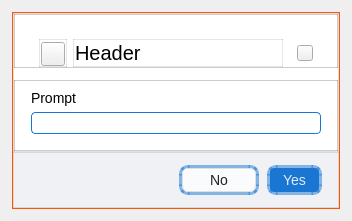
<?xml version="1.0" encoding="UTF-8"?>
<ui version="4.0">
 <class>InputDlgMac</class>
 <widget class="QDialog" name="InputDlgMac">
  <property name="geometry">
   <rect>
    <x>0</x>
    <y>0</y>
    <width>352</width>
    <height>231</height>
   </rect>
  </property>
  <property name="sizePolicy">
   <sizepolicy hsizetype="Fixed" vsizetype="Preferred">
    <horstretch>0</horstretch>
    <verstretch>0</verstretch>
   </sizepolicy>
  </property>
  <property name="focusPolicy">
   <enum>Qt::FocusPolicy::NoFocus</enum>
  </property>
  <property name="windowTitle">
   <string>Form</string>
  </property>
  <layout class="QVBoxLayout" name="verticalLayout_2">
   <property name="sizeConstraint">
    <enum>QLayout::SizeConstraint::SetFixedSize</enum>
   </property>
   <property name="leftMargin">
    <number>12</number>
   </property>
   <property name="topMargin">
    <number>12</number>
   </property>
   <property name="rightMargin">
    <number>12</number>
   </property>
   <property name="bottomMargin">
    <number>12</number>
   </property>
   <item>
    <widget class="QFrame" name="frame">
     <property name="minimumSize">
      <size>
       <width>328</width>
       <height>0</height>
      </size>
     </property>
     <property name="maximumSize">
      <size>
       <width>500</width>
       <height>16777215</height>
      </size>
     </property>
     <property name="styleSheet">
      <string notr="true">#frame {color: rgb(255, 85, 0);}</string>
     </property>
     <property name="frameShape">
      <enum>QFrame::Shape::Box</enum>
     </property>
     <property name="frameShadow">
      <enum>QFrame::Shadow::Plain</enum>
     </property>
     <layout class="QVBoxLayout" name="verticalLayout">
      <property name="spacing">
       <number>0</number>
      </property>
      <property name="leftMargin">
       <number>0</number>
      </property>
      <property name="topMargin">
       <number>0</number>
      </property>
      <property name="rightMargin">
       <number>0</number>
      </property>
      <property name="bottomMargin">
       <number>0</number>
      </property>
      <item>
       <widget class="QFrame" name="frameContent">
        <property name="styleSheet">
         <string notr="true">#frameContent {
background: #FFF;
border: 1px solid rgba(0,0,0,0.12);
}</string>
        </property>
        <property name="frameShape">
         <enum>QFrame::Shape::Box</enum>
        </property>
        <property name="frameShadow">
         <enum>QFrame::Shadow::Plain</enum>
        </property>
        <property name="class" stdset="0">
         <string notr="true">helper_frame</string>
        </property>
        <layout class="QVBoxLayout" name="verticalLayout_3">
         <property name="spacing">
          <number>12</number>
         </property>
         <property name="leftMargin">
          <number>0</number>
         </property>
         <property name="topMargin">
          <number>0</number>
         </property>
         <property name="rightMargin">
          <number>0</number>
         </property>
         <property name="bottomMargin">
          <number>0</number>
         </property>
         <item>
          <widget class="QFrame" name="frameHeader">
           <property name="sizePolicy">
            <sizepolicy hsizetype="Preferred" vsizetype="Maximum">
             <horstretch>0</horstretch>
             <verstretch>0</verstretch>
            </sizepolicy>
           </property>
           <property name="styleSheet">
            <string notr="true">#frameHeader {
border: 1px solid rgba(0,0,0,0.2);
}</string>
           </property>
           <property name="frameShape">
            <enum>QFrame::Shape::Box</enum>
           </property>
           <property name="frameShadow">
            <enum>QFrame::Shadow::Plain</enum>
           </property>
           <property name="class" stdset="0">
            <string notr="true">helper_frame</string>
           </property>
           <layout class="QHBoxLayout" name="horizontalLayout">
            <property name="leftMargin">
             <number>24</number>
            </property>
            <property name="topMargin">
             <number>24</number>
            </property>
            <property name="rightMargin">
             <number>24</number>
            </property>
            <property name="bottomMargin">
             <number>0</number>
            </property>
            <item>
             <widget class="QFrame" name="frameIconAligner">
              <property name="sizePolicy">
               <sizepolicy hsizetype="Maximum" vsizetype="Preferred">
                <horstretch>0</horstretch>
                <verstretch>0</verstretch>
               </sizepolicy>
              </property>
              <property name="styleSheet">
               <string notr="true">#frameIconAligner {
border: 1px solid rgba(0,0,0,0.1);
}</string>
              </property>
              <property name="frameShape">
               <enum>QFrame::Shape::Box</enum>
              </property>
              <property name="frameShadow">
               <enum>QFrame::Shadow::Plain</enum>
              </property>
              <property name="class" stdset="0">
               <string notr="true">helper_frame</string>
              </property>
              <layout class="QGridLayout" name="gridLayout">
               <property name="leftMargin">
                <number>1</number>
               </property>
               <property name="topMargin">
                <number>2</number>
               </property>
               <property name="rightMargin">
                <number>1</number>
               </property>
               <property name="bottomMargin">
                <number>0</number>
               </property>
               <item row="0" column="0">
                <widget class="QToolButton" name="btnIcon">
                 <property name="minimumSize">
                  <size>
                   <width>24</width>
                   <height>24</height>
                  </size>
                 </property>
                 <property name="maximumSize">
                  <size>
                   <width>24</width>
                   <height>24</height>
                  </size>
                 </property>
                 <property name="focusPolicy">
                  <enum>Qt::FocusPolicy::NoFocus</enum>
                 </property>
                 <property name="text">
                  <string/>
                 </property>
                 <property name="iconSize">
                  <size>
                   <width>23</width>
                   <height>23</height>
                  </size>
                 </property>
                </widget>
               </item>
              </layout>
             </widget>
            </item>
            <item>
             <widget class="QFrame" name="frameHeaderAligner">
              <property name="minimumSize">
               <size>
                <width>55</width>
                <height>0</height>
               </size>
              </property>
              <property name="styleSheet">
               <string notr="true">#frameHeaderAligner {
border: 1px solid rgba(0,0,0,0.1);
}</string>
              </property>
              <property name="frameShape">
               <enum>QFrame::Shape::Box</enum>
              </property>
              <property name="frameShadow">
               <enum>QFrame::Shadow::Plain</enum>
              </property>
              <property name="class" stdset="0">
               <string notr="true">helper_frame</string>
              </property>
              <layout class="QHBoxLayout" name="horizontalLayout_3">
               <property name="leftMargin">
                <number>1</number>
               </property>
               <property name="topMargin">
                <number>1</number>
               </property>
               <property name="rightMargin">
                <number>1</number>
               </property>
               <property name="bottomMargin">
                <number>1</number>
               </property>
               <item>
                <widget class="QLabel" name="lblHeader">
                 <property name="styleSheet">
                  <string notr="true">#lblHeader {
font-size: 20px;
}</string>
                 </property>
                 <property name="text">
                  <string>Header</string>
                 </property>
                 <property name="wordWrap">
                  <bool>true</bool>
                 </property>
                </widget>
               </item>
              </layout>
             </widget>
            </item>
            <item>
             <spacer name="horizontalSpacer">
              <property name="orientation">
               <enum>Qt::Orientation::Horizontal</enum>
              </property>
              <property name="sizeType">
               <enum>QSizePolicy::Policy::Fixed</enum>
              </property>
              <property name="sizeHint" stdset="0">
               <size>
                <width>8</width>
                <height>10</height>
               </size>
              </property>
             </spacer>
            </item>
            <item>
             <widget class="QToolButton" name="btnClose">
              <property name="minimumSize">
               <size>
                <width>16</width>
                <height>16</height>
               </size>
              </property>
              <property name="maximumSize">
               <size>
                <width>16</width>
                <height>16</height>
               </size>
              </property>
              <property name="cursor">
               <cursorShape>PointingHandCursor</cursorShape>
              </property>
              <property name="focusPolicy">
               <enum>Qt::FocusPolicy::NoFocus</enum>
              </property>
              <property name="text">
               <string/>
              </property>
              <property name="iconSize">
               <size>
                <width>12</width>
                <height>12</height>
               </size>
              </property>
             </widget>
            </item>
           </layout>
          </widget>
         </item>
         <item>
          <widget class="QFrame" name="frameText">
           <property name="styleSheet">
            <string notr="true">#frameText {
border: 1px solid rgba(0,0,0,0.2);
}</string>
           </property>
           <property name="frameShape">
            <enum>QFrame::Shape::Box</enum>
           </property>
           <property name="frameShadow">
            <enum>QFrame::Shadow::Plain</enum>
           </property>
           <property name="class" stdset="0">
            <string notr="true">helper_frame</string>
           </property>
           <layout class="QVBoxLayout" name="verticalLayout_4">
            <property name="leftMargin">
             <number>16</number>
            </property>
            <property name="rightMargin">
             <number>16</number>
            </property>
            <property name="bottomMargin">
             <number>16</number>
            </property>
            <item>
             <widget class="QLabel" name="lblText">
              <property name="styleSheet">
               <string notr="true">#lblText {
font-size: 14px;
}</string>
              </property>
              <property name="text">
               <string>Prompt</string>
              </property>
              <property name="alignment">
               <set>Qt::AlignmentFlag::AlignLeading|Qt::AlignmentFlag::AlignLeft|Qt::AlignmentFlag::AlignTop</set>
              </property>
              <property name="wordWrap">
               <bool>true</bool>
              </property>
             </widget>
            </item>
            <item>
             <widget class="QLineEdit" name="edText">
              <property name="minimumSize">
               <size>
                <width>0</width>
                <height>22</height>
               </size>
              </property>
              <property name="styleSheet">
               <string notr="true">#edText {
background: rgba(255, 255, 255, 0.7);
border: 1px solid rgba(25, 118, 210, 1);
border-radius: 4px;
}</string>
              </property>
              <property name="clearButtonEnabled">
               <bool>false</bool>
              </property>
             </widget>
            </item>
           </layout>
          </widget>
         </item>
        </layout>
       </widget>
      </item>
      <item>
       <widget class="QFrame" name="frameButtons">
        <property name="sizePolicy">
         <sizepolicy hsizetype="Preferred" vsizetype="Fixed">
          <horstretch>0</horstretch>
          <verstretch>0</verstretch>
         </sizepolicy>
        </property>
        <property name="minimumSize">
         <size>
          <width>0</width>
          <height>56</height>
         </size>
        </property>
        <property name="maximumSize">
         <size>
          <width>16777215</width>
          <height>56</height>
         </size>
        </property>
        <property name="styleSheet">
         <string notr="true">#frameButtons {
color: rgb(0, 0, 255);
background: rgba(240, 241, 245, 1);
border: 1px solid rgba(0,0,0,0.1);
}</string>
        </property>
        <property name="frameShape">
         <enum>QFrame::Shape::Box</enum>
        </property>
        <property name="frameShadow">
         <enum>QFrame::Shadow::Plain</enum>
        </property>
        <layout class="QHBoxLayout" name="horizontalLayout_2">
         <property name="spacing">
          <number>8</number>
         </property>
         <property name="leftMargin">
          <number>16</number>
         </property>
         <property name="topMargin">
          <number>8</number>
         </property>
         <property name="rightMargin">
          <number>16</number>
         </property>
         <property name="bottomMargin">
          <number>8</number>
         </property>
         <item>
          <spacer name="horizontalSpacer_2">
           <property name="orientation">
            <enum>Qt::Orientation::Horizontal</enum>
           </property>
           <property name="sizeHint" stdset="0">
            <size>
             <width>40</width>
             <height>1</height>
            </size>
           </property>
          </spacer>
         </item>
         <item>
          <widget class="FocusFrame" name="frameRejectBtn">
           <property name="sizePolicy">
            <sizepolicy hsizetype="Preferred" vsizetype="Maximum">
             <horstretch>0</horstretch>
             <verstretch>0</verstretch>
            </sizepolicy>
           </property>
           <property name="styleSheet">
            <string notr="true">#frameRejectBtn {
border: 3px solid;
border-color: qlineargradient(x1:0, y1:0, x2:0, y2:1, stop:0 rgba(25, 118, 210, 0.5), stop:1 rgba(25, 118, 210, 0.5));
border-radius: 9px;
}</string>
           </property>
           <property name="frameShape">
            <enum>QFrame::Shape::StyledPanel</enum>
           </property>
           <property name="frameShadow">
            <enum>QFrame::Shadow::Raised</enum>
           </property>
           <property name="focused" stdset="0">
            <bool>false</bool>
           </property>
           <layout class="QVBoxLayout" name="verticalLayout_5">
            <property name="spacing">
             <number>0</number>
            </property>
            <property name="leftMargin">
             <number>0</number>
            </property>
            <property name="topMargin">
             <number>0</number>
            </property>
            <property name="rightMargin">
             <number>0</number>
            </property>
            <property name="bottomMargin">
             <number>0</number>
            </property>
            <item>
             <widget class="QPushButton" name="btnReject">
              <property name="minimumSize">
               <size>
                <width>74</width>
                <height>24</height>
               </size>
              </property>
              <property name="maximumSize">
               <size>
                <width>16777215</width>
                <height>24</height>
               </size>
              </property>
              <property name="cursor">
               <cursorShape>PointingHandCursor</cursorShape>
              </property>
              <property name="styleSheet">
               <string notr="true">#btnReject {
background: rgba(255, 255, 255, 0.7);
border-radius: 6px;
border: 1px solid rgba(223, 223, 223, 1);
color: rgba(0, 0, 0, 0.87);
font-size: 14px;
}</string>
              </property>
              <property name="text">
               <string>No</string>
              </property>
             </widget>
            </item>
           </layout>
          </widget>
         </item>
         <item>
          <widget class="FocusFrame" name="frameAcceptBtn">
           <property name="sizePolicy">
            <sizepolicy hsizetype="Preferred" vsizetype="Maximum">
             <horstretch>0</horstretch>
             <verstretch>0</verstretch>
            </sizepolicy>
           </property>
           <property name="styleSheet">
            <string notr="true">#frameAcceptBtn {
border: 3px solid;
border-color: qlineargradient(x1:0, y1:0, x2:0, y2:1, stop:0 rgba(25, 118, 210, 0.5), stop:1 rgba(25, 118, 210, 0.5));
border-radius: 9px;
}</string>
           </property>
           <property name="frameShape">
            <enum>QFrame::Shape::Box</enum>
           </property>
           <property name="frameShadow">
            <enum>QFrame::Shadow::Plain</enum>
           </property>
           <property name="focused" stdset="0">
            <bool>false</bool>
           </property>
           <layout class="QHBoxLayout" name="horizontalLayout_4">
            <property name="spacing">
             <number>0</number>
            </property>
            <property name="leftMargin">
             <number>0</number>
            </property>
            <property name="topMargin">
             <number>0</number>
            </property>
            <property name="rightMargin">
             <number>0</number>
            </property>
            <property name="bottomMargin">
             <number>0</number>
            </property>
            <item>
             <widget class="QPushButton" name="btnAccept">
              <property name="minimumSize">
               <size>
                <width>49</width>
                <height>24</height>
               </size>
              </property>
              <property name="maximumSize">
               <size>
                <width>16777215</width>
                <height>24</height>
               </size>
              </property>
              <property name="cursor">
               <cursorShape>PointingHandCursor</cursorShape>
              </property>
              <property name="styleSheet">
               <string notr="true">#btnAccept {
border-radius: 4px;
border: 1px solid rgba(25, 118, 210, 1);
background: rgba(25, 118, 210, 1);
color: rgba(255, 255, 255, 0.87);
font-size: 14px;
}</string>
              </property>
              <property name="text">
               <string>Yes</string>
              </property>
             </widget>
            </item>
           </layout>
          </widget>
         </item>
        </layout>
       </widget>
      </item>
     </layout>
    </widget>
   </item>
  </layout>
 </widget>
 <customwidgets>
  <customwidget>
   <class>FocusFrame</class>
   <extends>QFrame</extends>
   <header>platform/common/focusframe.h</header>
   <container>1</container>
  </customwidget>
 </customwidgets>
 <resources/>
 <connections/>
</ui>
